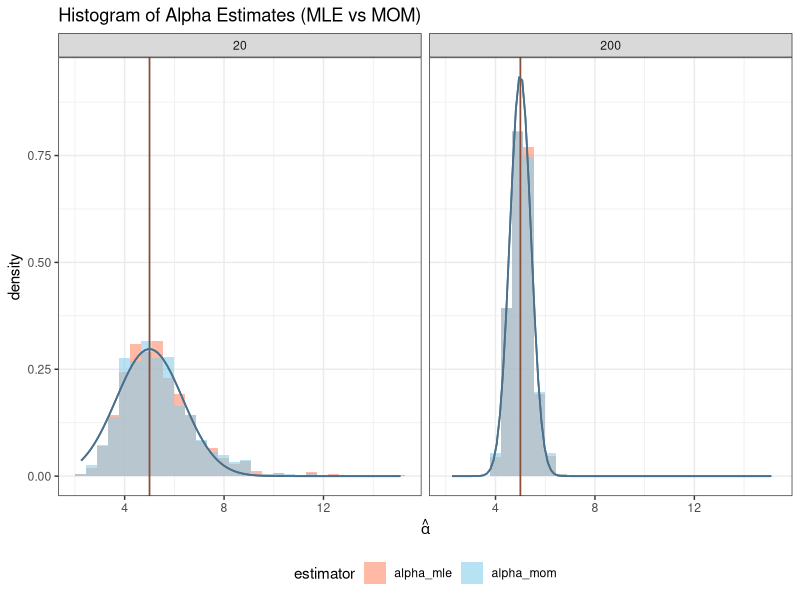
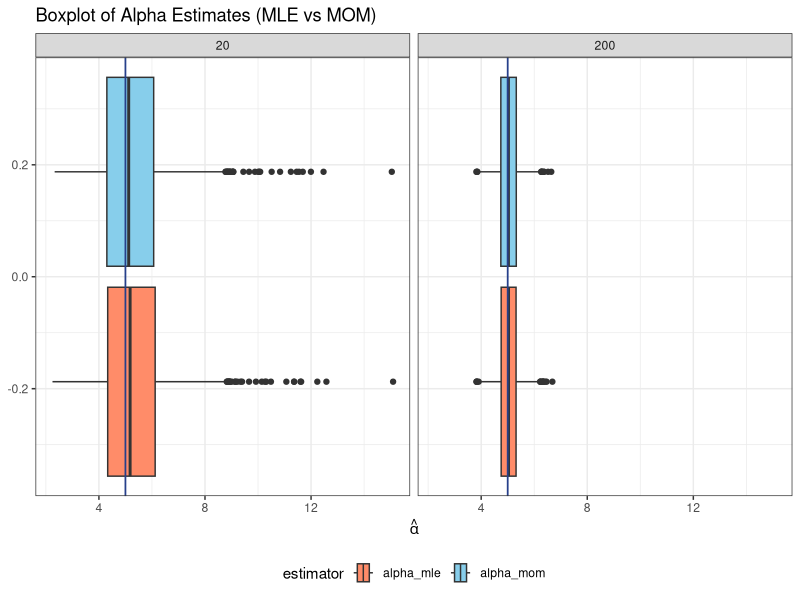
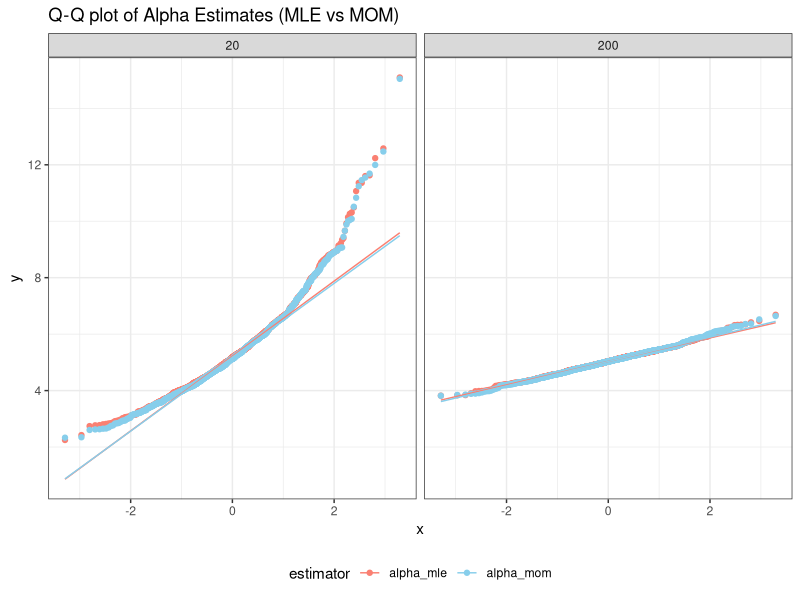
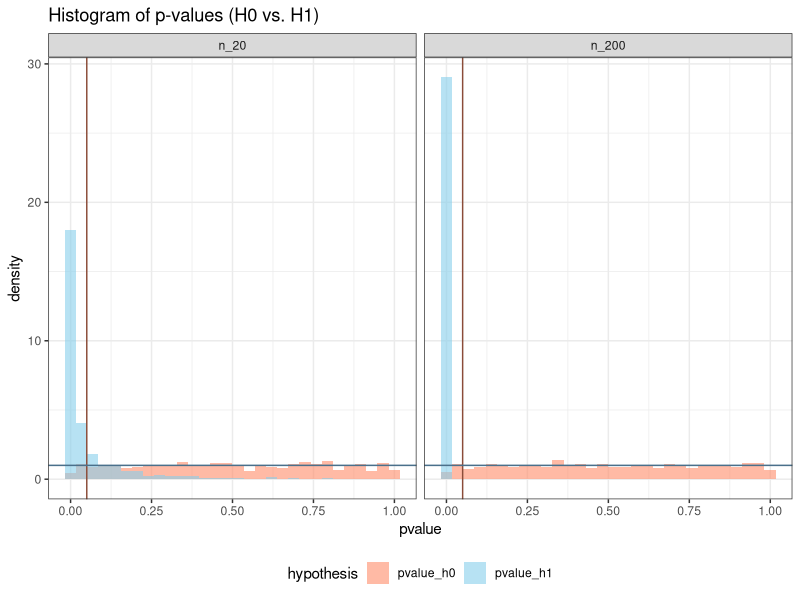
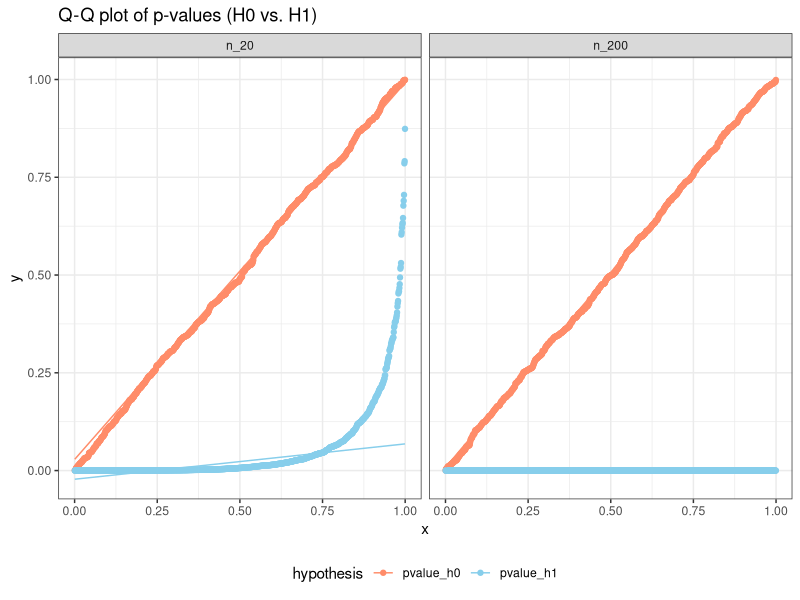

These figures' R source, in order:
## ---- chunk 1
knitr::opts_chunk$set(echo = TRUE)
## ---- chunk 2
library(knitr)
library(kableExtra)

set.seed(735648)
alpha <- 5
n <- c(20, 200)

get_sample <- function(n, a) {
  rbeta(n, a + 1, 1)
}

get_alpha_mle <- function(sample) {
  n <- length(sample)
  -n/sum(log(sample)) - 1
}

get_alpha_mom <- function(sample) {
  sample_mean <- mean(sample)
  (2 * sample_mean - 1)/(1 - sample_mean)
}

calculated_estimators <- lapply(n, function(n) {
  results <- replicate(1000, {
    sample <- get_sample(n, alpha)
    
    alpha_mle <- get_alpha_mle(sample)
    alpha_mom <- get_alpha_mom(sample)
    
    diff_alpha_mle <- alpha - alpha_mle
    diff_alpha_mom <- alpha - alpha_mom
    
    sq_diff_alpha_mle <- diff_alpha_mle ** 2
    sq_diff_alpha_mom <- diff_alpha_mom ** 2
    
    list(
      alpha_mle = alpha_mle, 
      diff_alpha_mle = diff_alpha_mle,
      sq_diff_alpha_mle = sq_diff_alpha_mle,
      alpha_mom = alpha_mom,
      diff_alpha_mom = diff_alpha_mom,
      sq_diff_alpha_mom = sq_diff_alpha_mom
    )
  }, simplify = FALSE)
  
  list(
    alpha_mle = sapply(results, `[[`, "alpha_mle"),
    diff_alpha_mle = sapply(results, `[[`, "diff_alpha_mle"),
    sq_diff_alpha_mle = sapply(results, `[[`, "sq_diff_alpha_mle"),
    alpha_mom = sapply(results, `[[`, "alpha_mom"),
    diff_alpha_mom = sapply(results, `[[`, "diff_alpha_mom"),
    sq_diff_alpha_mom = sapply(results, `[[`, "sq_diff_alpha_mom")
  )
})

names(calculated_estimators) <- paste0("n_", n)

df_table_mle <- data.frame(
  alpha_mle <- c(calculated_estimators[["n_20"]][["alpha_mle"]][1], calculated_estimators[["n_200"]][["alpha_mle"]][1]),
  diff_alpha_mle <- c(calculated_estimators[["n_20"]][["diff_alpha_mle"]][1], calculated_estimators[["n_200"]][["diff_alpha_mle"]][1]),
  sq_diff_alpha_mle <- c(calculated_estimators[["n_20"]][["sq_diff_alpha_mle"]][1], calculated_estimators[["n_200"]][["sq_diff_alpha_mle"]][1])
)

colnames(df_table_mle) <- c("alpha_hat", "alpha - alpha_hat", "(alpha - alpha_hat)^2")
rownames(df_table_mle) <- c("n = 20", "n = 200")

df_table_mom <- data.frame(
  alpha_mom <- c(calculated_estimators[["n_20"]][["alpha_mom"]][1], calculated_estimators[["n_200"]][["alpha_mom"]][1]),
  diff_alpha_mom <- c(calculated_estimators[["n_20"]][["diff_alpha_mom"]][1], calculated_estimators[["n_200"]][["diff_alpha_mom"]][1]),
  sq_diff_alpha_mom <- c(calculated_estimators[["n_20"]][["sq_diff_alpha_mom"]][1], calculated_estimators[["n_200"]][["sq_diff_alpha_mom"]][1])
)

colnames(df_table_mom) <- c("alpha_hat", "alpha - alpha_hat", "(alpha - alpha_hat)^2")
rownames(df_table_mom) <- c("n = 20", "n = 200")

kable(df_table_mle, format = "latex", align = "ccc", caption = "MLE") %>% kable_styling(latex_options = c("hold_position"))
kable(df_table_mom, format = "latex", align = "ccc", caption = "Moments estimator") %>% kable_styling(latex_options = c("hold_position"))
## ---- chunk 3
library(ggplot2)
library(dplyr)
library(tidyr)

df <- bind_rows(
  data.frame(n = 20, alpha_mle = calculated_estimators[["n_20"]]$alpha_mle,
             alpha_mom = calculated_estimators[["n_20"]]$alpha_mom),
  data.frame(n = 200, alpha_mle = calculated_estimators[["n_200"]]$alpha_mle,
             alpha_mom = calculated_estimators[["n_200"]]$alpha_mom)
)


df_long <- df %>%
  pivot_longer(cols = c(alpha_mle, alpha_mom),
               names_to = "estimator",
               values_to = "alpha_estimate")

ggplot(df_long, aes(x = alpha_estimate, fill = estimator)) +
  geom_histogram(aes(y = ..density..), alpha = 0.6, position = "identity", bins = 30) +
  facet_wrap(~ n) +
  geom_vline(xintercept = alpha, col = 'salmon4', size = 0.6) +
  stat_function(
    fun = function(x) dnorm(x, mean = 5, sd = sqrt(36/20)),
    data = subset(df_long, n == 20),
    color = "skyblue4", size = 0.6
  ) +
  stat_function(
    fun = function(x) dnorm(x, mean = 5, sd = sqrt(36/200)),
    data = subset(df_long, n == 200),
    color = "skyblue4", size = 0.6
  ) +
  labs(
    title = "Histogram of Alpha Estimates (MLE vs MOM)",
    x = expression(hat(alpha)),
  ) +
  scale_fill_manual(values = c("alpha_mle" = "salmon1", "alpha_mom" = "skyblue")) +
  theme_bw() +
  theme(legend.position = "bottom")
## ---- chunk 4
ggplot(df_long, aes(x = alpha_estimate, fill = estimator)) +
  geom_boxplot() +
  geom_vline(xintercept = alpha, col = 'royalblue4', size = 0.6) +
  facet_wrap(~ n) +
  labs(
    title = "Boxplot of Alpha Estimates (MLE vs MOM)",
    x = expression(hat(alpha))
  ) +
  scale_fill_manual(values = c("alpha_mle" = "salmon1", "alpha_mom" = "skyblue")) +
  theme_bw() +
  theme(legend.position = "bottom")
## ---- chunk 5
ggplot(df_long, aes(sample = alpha_estimate, col = estimator)) +
  stat_qq() +
  stat_qq_line() +
  facet_wrap(~n) + 
  labs(
    title = "Q-Q plot of Alpha Estimates (MLE vs MOM)",
    xlab = "Theoretical quantiles",
    ylab = "Sample quantiles"
  ) +
  scale_color_manual(values = c("alpha_mle" = "salmon", "alpha_mom" = "skyblue")) +
  theme_bw() +
  theme(legend.position = "bottom")
## ---- chunk 6
df_theoretical_values <- data.frame(
  variance = c(1.8, 0.18),
  bias = c(0, 0),
  MSE = c(1.8, 0.18)
)

rownames(df_theoretical_values) <- c("n = 20", "n = 200")

kable(df_theoretical_values, format = "latex", align = "ccc", caption = "Theoretical values for MLE") %>% kable_styling(latex_options = c("hold_position"))
## ---- chunk 7
ci_variance <- function(var_est, df = 999, alpha = 0.05) {
  lower <- (df * var_est) / qchisq(1 - alpha/2, df)
  upper <- (df * var_est) / qchisq(alpha/2, df)
  c(lower, upper)
}

ci_mean <- function(values, alpha = 0.05) {
  m <- mean(values)
  s <- sd(values)
  n <- length(values)
  se <- s/sqrt(n)
  crit <- qnorm(1 - alpha/2)
  lower <- m - crit * se
  upper <- m + crit * se
  c(lower, upper)
}

results_mle <- lapply(n, function(n) {
  name <- paste0("n_", n)
  df_sim <- calculated_estimators[[name]]
  
  est_bias <- mean(df_sim[["diff_alpha_mle"]])
  est_mse <- mean(df_sim[["sq_diff_alpha_mle"]])
  est_var <- var(df_sim[["alpha_mle"]])
  
  ci_var <- ci_variance(est_var)
  ci_bias <- ci_mean(df_sim[["diff_alpha_mle"]])
  ci_mse <- ci_mean(df_sim[["sq_diff_alpha_mle"]])
  
  list(est_bias = round(est_bias, 5), 
       est_mse = round(est_mse, 5), 
       est_var = round(est_var, 5), 
       ci_bias = paste0("[", round(ci_bias[1], 5), ", ", round(ci_bias[2], 5), "]"), 
       ci_mse = paste0("[", round(ci_mse[1], 5), ", ", round(ci_mse[2], 5), "]"),
       ci_var = paste0("[", round(ci_var[1], 5), ", ", round(ci_var[2], 5), "]")
       )
})

df_est_ci_mle <- data.frame(
  est_bias = c(results_mle[[1]][["est_bias"]], results_mle[[2]][["est_bias"]]),
  est_mse = c(results_mle[[1]][["est_mse"]], results_mle[[2]][["est_mse"]]),
  est_var = c(results_mle[[1]][["est_var"]], results_mle[[2]][["est_var"]]),
  ci_bias = c(results_mle[[1]][["ci_bias"]], results_mle[[2]][["ci_bias"]]),
  ci_mse = c(results_mle[[1]][["ci_mse"]], results_mle[[2]][["ci_mse"]]),
  ci_var = c(results_mle[[1]][["ci_var"]], results_mle[[2]][["ci_var"]])
)

rownames(df_est_ci_mle) = c("n = 20", "n = 200")

results_mom <- lapply(n, function(n) {
  name <- paste0("n_", n)
  df_sim <- calculated_estimators[[name]]
  
  est_bias <- mean(df_sim[["diff_alpha_mom"]])
  est_mse <- mean(df_sim[["sq_diff_alpha_mom"]])
  est_var <- var(df_sim[["alpha_mom"]])
  
  ci_var <- ci_variance(est_var)
  ci_bias <- ci_mean(df_sim[["diff_alpha_mom"]])
  ci_mse <- ci_mean(df_sim[["sq_diff_alpha_mom"]])
  
  list(est_bias = round(est_bias, 5), 
       est_mse = round(est_mse, 5), 
       est_var = round(est_var, 5), 
       ci_bias = paste0("[", round(ci_bias[1], 5), ", ", round(ci_bias[2], 5), "]"), 
       ci_mse = paste0("[", round(ci_mse[1], 5), ", ", round(ci_mse[2], 5), "]"),
       ci_var = paste0("[", round(ci_var[1], 5), ", ", round(ci_var[2], 5), "]")
       )
})

df_est_ci_mom <- data.frame(
  est_bias = c(results_mom[[1]][["est_bias"]], results_mom[[2]][["est_bias"]]),
  est_mse = c(results_mom[[1]][["est_mse"]], results_mom[[2]][["est_mse"]]),
  est_var = c(results_mom[[1]][["est_var"]], results_mom[[2]][["est_var"]]),
  ci_bias = c(results_mom[[1]][["ci_bias"]], results_mom[[2]][["ci_bias"]]),
  ci_mse = c(results_mom[[1]][["ci_mse"]], results_mom[[2]][["ci_mse"]]),
  ci_var = c(results_mom[[1]][["ci_var"]], results_mom[[2]][["ci_var"]])
)

rownames(df_est_ci_mom) = c("n = 20", "n = 200")

kable(df_est_ci_mle, format = "latex", align = "ccc", caption = "Estimators and confidence intervals for MLE estimator") %>% kable_styling(latex_options = c("hold_position"))
kable(df_est_ci_mom, format = "latex", align = "ccc", caption = "Estimators and confidence intervals for mom estimator") %>% kable_styling(latex_options = c("hold_position"))
## ---- chunk 8
h0_sample <- rexp(20, 5)
h1_sample <- rexp(20, 3)
## ---- chunk 9
pvalues <- lapply(c(20, 200), function(n) {
  pvalue_h0 <- replicate(1000, {
    sample <- rexp(n, 5)
    1 - pgamma(sum(sample), n, 5)
  })
  
  pvalue_h1 <- replicate(1000, {
    sample <- rexp(n, 3)
    1 - pgamma(sum(sample), n, 5)
  })
  list(
    pvalue_h0 = pvalue_h0,
    pvalue_h1 = pvalue_h1)
})

names(pvalues) <- paste0("n_", n)

df_pvalues <- lapply(names(pvalues), function(name) {
  data.frame(
    n = name,
    pvalue_h0 = pvalues[[name]]$pvalue_h0,
    pvalue_h1 = pvalues[[name]]$pvalue_h1
  )
}) %>%
  bind_rows()

df_long_pvalues <- df_pvalues %>%
  pivot_longer(cols = c(pvalue_h0, pvalue_h1),
               names_to = "hypothesis",
               values_to = "pvalue")

ggplot(df_long_pvalues, aes(x = pvalue, fill = hypothesis)) +
  geom_histogram(aes(y = ..density..), position = "identity", bins = 30, alpha = 0.6) +
  geom_vline(xintercept = 0.05, col = "salmon4") +
  geom_hline(yintercept = 1, col = "skyblue4") +
  facet_wrap(~n) +
  labs(
    title = "Histogram of p-values (H0 vs. H1)",
  ) +
  scale_fill_manual(values = c("pvalue_h0" = "salmon1", "pvalue_h1" = "skyblue")) +
  theme_bw() +
  theme(legend.position = "bottom")
## ---- chunk 10
ggplot(df_long_pvalues, aes(sample = pvalue, col = hypothesis)) +
  stat_qq(distribution = qunif) +
  stat_qq_line(distribution = qunif) +
  facet_wrap(~n) + 
  labs(
    title = "Q-Q plot of p-values (H0 vs. H1)",
  ) +
  scale_color_manual(values = c("pvalue_h0" = "salmon1", "pvalue_h1" = "skyblue")) +
  theme_bw() +
  theme(legend.position = "bottom")
## ---- chunk 11
rejected_20_h0 <- sum(pvalues[["n_20"]][["pvalue_h0"]] <= 0.05)
rejected_200_h0 <- sum(pvalues[["n_200"]][["pvalue_h0"]] <= 0.05)
rejected_20_h1 <- sum(pvalues[["n_20"]][["pvalue_h1"]] <= 0.05)
rejected_200_h1 <- sum(pvalues[["n_200"]][["pvalue_h1"]] <= 0.05)

ci_20_h0 <- binom.test(rejected_20_h0, 1000)$conf.int
ci_200_h0 <- binom.test(rejected_200_h0, 1000)$conf.int
ci_20_h1 <- binom.test(rejected_20_h1, 1000)$conf.int
ci_200_h1 <- binom.test(rejected_200_h1, 1000)$conf.int

true_power_20 <- 1 - pgamma(qgamma(0.95, 20, 5), 20, 3)
true_power_200 <- 1 - pgamma(qgamma(0.95, 200, 5), 200, 3)

df_type_I_error <- data.frame(
  conf_int <- c(paste0("[", round(ci_20_h0[1], 4), ", ", round(ci_20_h0[2], 4), "]"), paste0("[", round(ci_200_h0[1], 4), ", ", round(ci_200_h0[2], 4), "]"))
)

rownames(df_type_I_error) <- c("n = 20", "n = 200")
colnames(df_type_I_error) <- "Confidence Interval"

kable(df_type_I_error, format = "latex", align = "ccc", caption = "Confidence Intervals for Type I error") %>% kable_styling(latex_options = c("hold_position"))

df_power <- data.frame(
  true_power <- c(true_power_20, true_power_200),
  conf_int <- c(paste0("[", round(ci_20_h1[1], 4), ", ", round(ci_20_h1[2], 4), "]"), paste0("[", round(ci_200_h1[1], 4), ", ", round(ci_200_h1[2], 4), "]"))
)

rownames(df_power) <- c("n = 20", "n = 200")
colnames(df_power) <- c("True value", "Confidence Interval")
## ---- chunk 12
kable(df_power, format = "latex", align = "ccc", caption = "Confidence Intervals for Power with real value") %>% kable_styling(latex_options = c("hold_position"))
